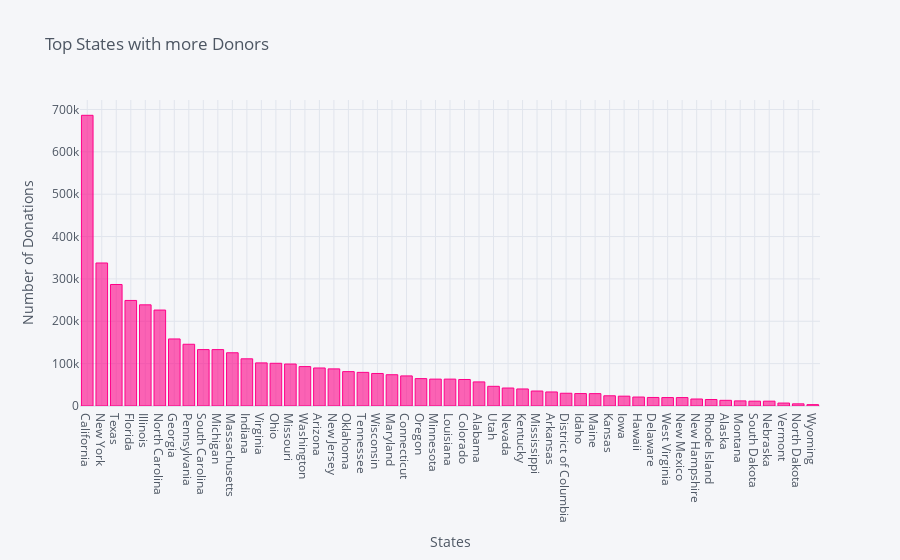

This figure's notebook cell:
### Code cell
a3.iplot(kind="bar",xTitle="States",yTitle="Number of Donations",title="Top States with more Donors",color="pink")

### Figure 1 — Plotly figure (JSON) as saved in the notebook; plotly's stock layout.template omitted (floating-point values rounded to 4 significant figures)
{"data": [{"marker": {"color": "rgba(255, 0, 136, 0.6)", "line": {"color": "rgba(255, 0, 136, 1.0)", "width": 1}}, "name": "Donation ID", "orientation": "v", "text": "", "type": "bar", "x": ["California", "New York", "Texas", "Florida", "Illinois", "North Carolina", "Georgia", "Pennsylvania", "South Carolina", "Michigan", "Massachusetts", "Indiana", "Virginia", "Ohio", "Missouri", "Washington", "Arizona", "New Jersey", "Oklahoma", "Tennessee", "Wisconsin", "Maryland", "Connecticut", "Oregon", "Minnesota", "Louisiana", "Colorado", "Alabama", "Utah", "Nevada", "Kentucky", "Mississippi", "Arkansas", "District of Columbia", "Idaho", "Maine", "Kansas", "Iowa", "Hawaii", "Delaware", "West Virginia", "New Mexico", "New Hampshire", "Rhode Island", "Alaska", "Montana", "South Dakota", "Nebraska", "Vermont", "North Dakota", "Wyoming"], "y": [686255, 337606, 286838, 249165, 238831, 226478, 158275, 145750, 133180, 133134, 125675, 111393, 101751, 100836, 99092, 93043, 89746, 87639, 81164, 79412, 76765, 73819, 71029, 64651, 63473, 63467, 62572, 56871, 46450, 42422, 40227, 35369, 33144, 30080, 29372, 29193, 24116, 23236, 21154, 20169, 19953, 19909, 16533, 15343, 13398, 12043, 11401, 11401, 6934, 5111, 3212]}], "layout": {"legend": {"bgcolor": "#F5F6F9", "font": {"color": "#4D5663"}}, "paper_bgcolor": "#F5F6F9", "plot_bgcolor": "#F5F6F9", "title": {"font": {"color": "#4D5663"}, "text": "Top States with more Donors"}, "xaxis": {"gridcolor": "#E1E5ED", "showgrid": true, "tickfont": {"color": "#4D5663"}, "title": {"font": {"color": "#4D5663"}, "text": "States"}, "zerolinecolor": "#E1E5ED"}, "yaxis": {"gridcolor": "#E1E5ED", "showgrid": true, "tickfont": {"color": "#4D5663"}, "title": {"font": {"color": "#4D5663"}, "text": "Number of Donations"}, "zerolinecolor": "#E1E5ED"}}}
